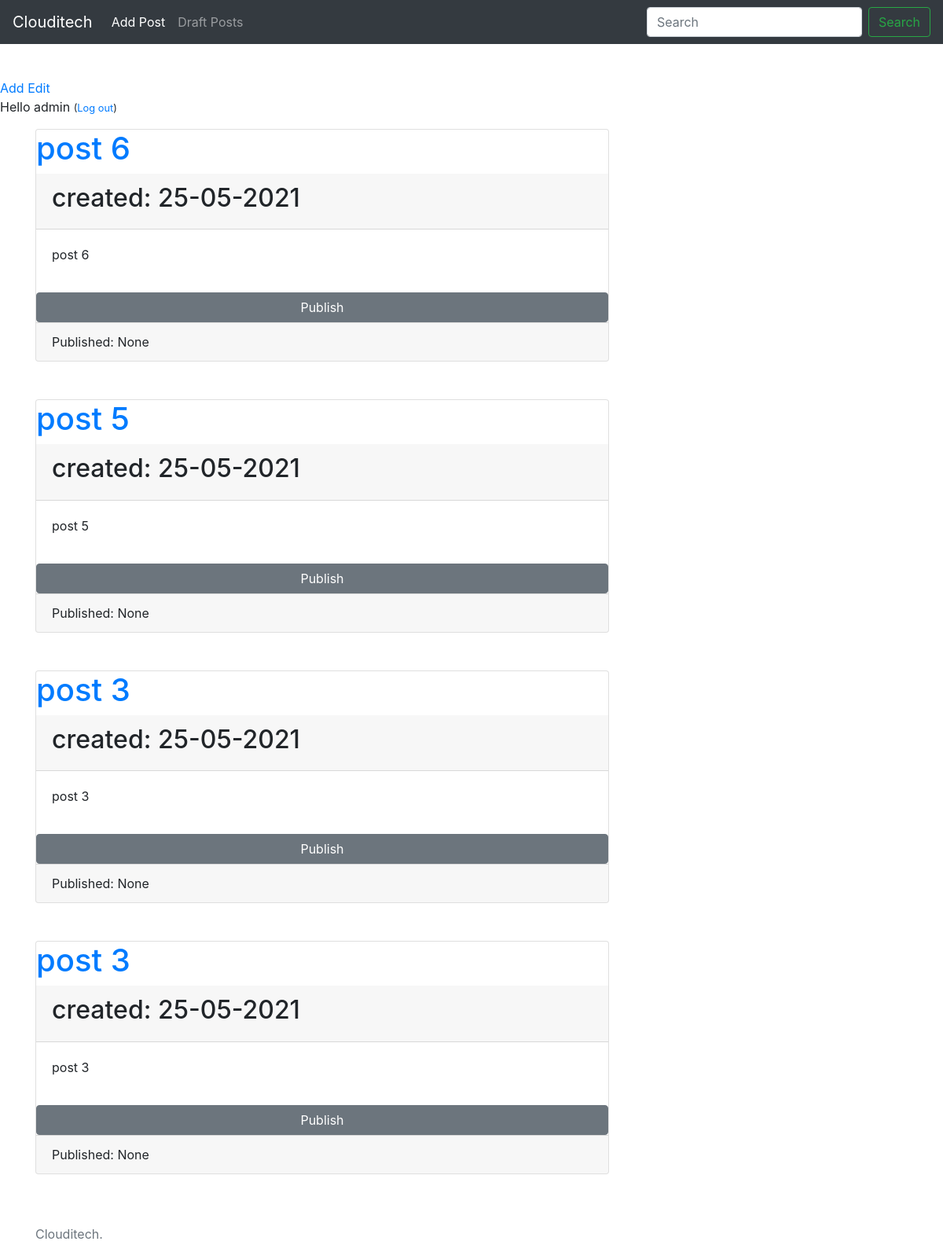
The page /drafts/ (signed in) on the database as committed earlier.
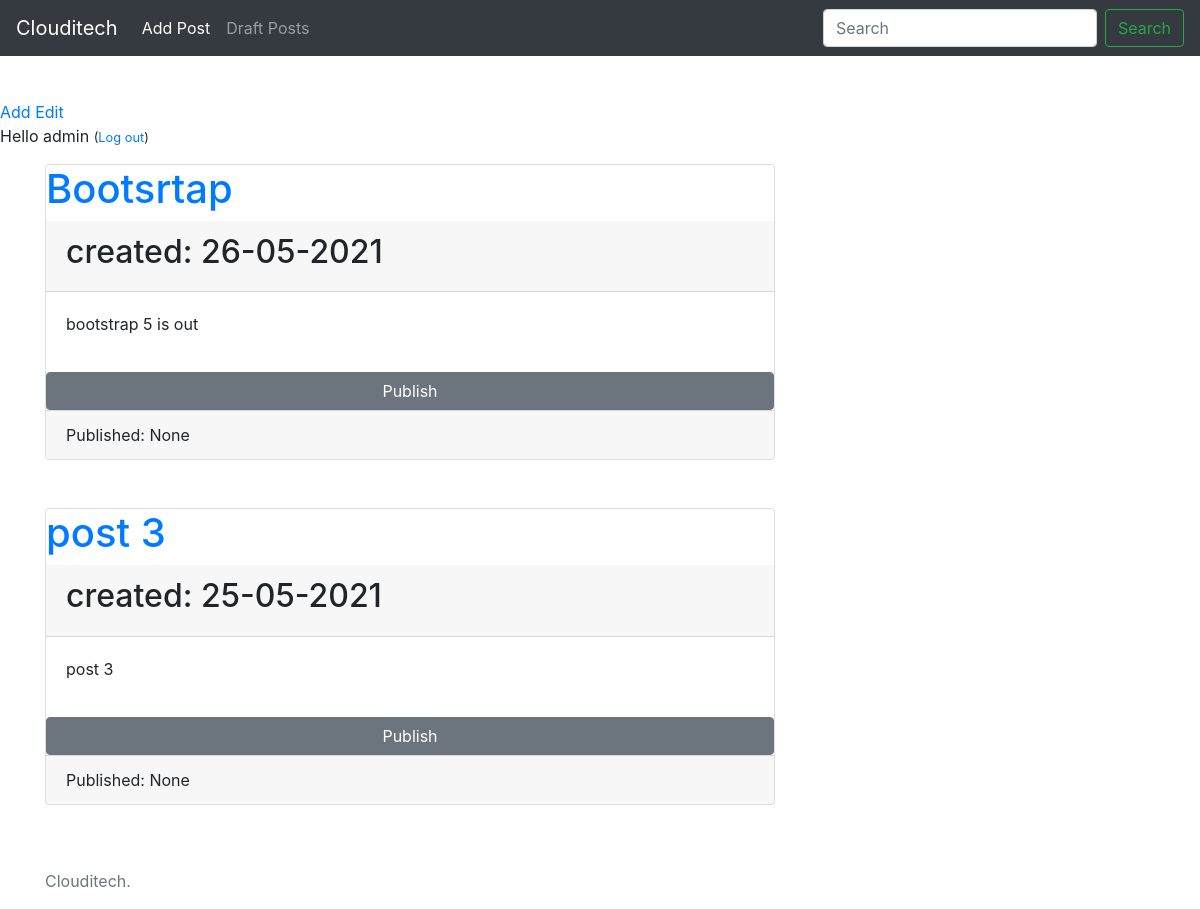
The same page on the database as committed later.
### blog/models.py (models this page shows, shortened)
class Post(models.Model):
    author = models.ForeignKey(settings.AUTH_USER_MODEL, on_delete=models.CASCADE)
    title = models.CharField(max_length=200)
    text = models.TextField()
    created_date = models.DateTimeField(default=timezone.now())
    published_date = models.DateTimeField(blank=True, null=True)

### blog/views.py (the view)
# urls.py: path('drafts/', views.post_draft_list, name='post_draft_list'),
@login_required
def post_draft_list(request):
    posts = Post.objects.filter(published_date__isnull=True).order_by('-created_date')
    return render(request, 'blog/post_draft_list.html', {'posts': posts})

### blog/templates/blog/post_draft_list.html
{% extends 'blog/base.html' %}
{% block content %}
    {% for post in posts %}
        <div class="card">
            <h1><a href="{% url 'blog:post_publish' pk=post.pk %}">{{ post.title }}</a></h1>
            <div class="card-header"><h2>created: {{ post.created_date|date:'d-m-Y' }}</h2></div>
            <div class="card-body"><p>{{ post.text|truncatechars:200 }}</p></div>
            <a href="{% url 'blog:post_publish' pk=post.pk %}" class="btn btn-secondary">Publish</a>
            <div class="card-footer">Published: {{ post.published_date }}</div>
        </div><br><br>
    {% endfor %}
{% endblock %}

Rows that differ between the two databases and show on the page:
no longer on this page (row edited): Post: title "post 6", created_date "25-05-2021", text "post 6", published_date "None"
no longer on this page (row edited): Post: title "post 5", created_date "25-05-2021", text "post 5", published_date "None"
no longer on this page (row edited): Post: title "post 3", created_date "25-05-2021", text "post 3", published_date "None"
added Post: title "Bootsrtap", created_date "26-05-2021", text "bootstrap 5 is out", published_date "None"
